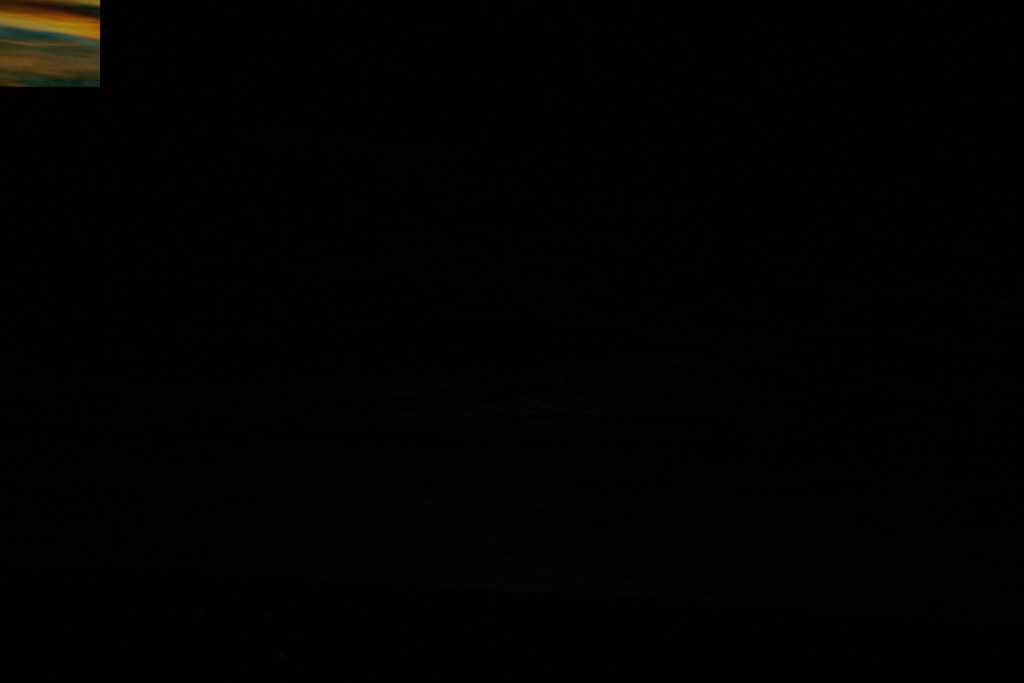
#> input picture chapter09/diff.jpg, 3072 x 2048 px, given in place of beach_sunset.png, which was not available (shown at 1/3 size)
$ python 03_resize.py
#> lines starting #> are read from the running program, lines starting #| are printed output that depends on the picture; pictures that were not available may be replaced by others from this repository, and a replacement may not be noted
# Resize images in pixels
from PIL import Image

img = Image.open('beach_sunset.png')
#> img is the input picture: PIL image 3072x2048 RGB; mean R, G, B 2.1, 1.9, 1.6
resized = img.resize((256,256))
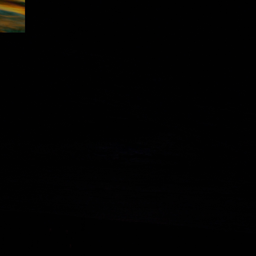
#> resized: PIL image 256x256 RGB; mean R, G, B 2.1, 1.9, 1.6
resized.save('sunset-resize.jpg', 'jpeg')

# Create thumbnail for a given image
import os, sys
from PIL import Image

size = 128, 128
infile = "beach_sunset180deg.jpg"
outfile = os.path.splitext(infile)[0] + ".thumbnail.jpg"
if infile != outfile:
    try:
        im = Image.open(infile)
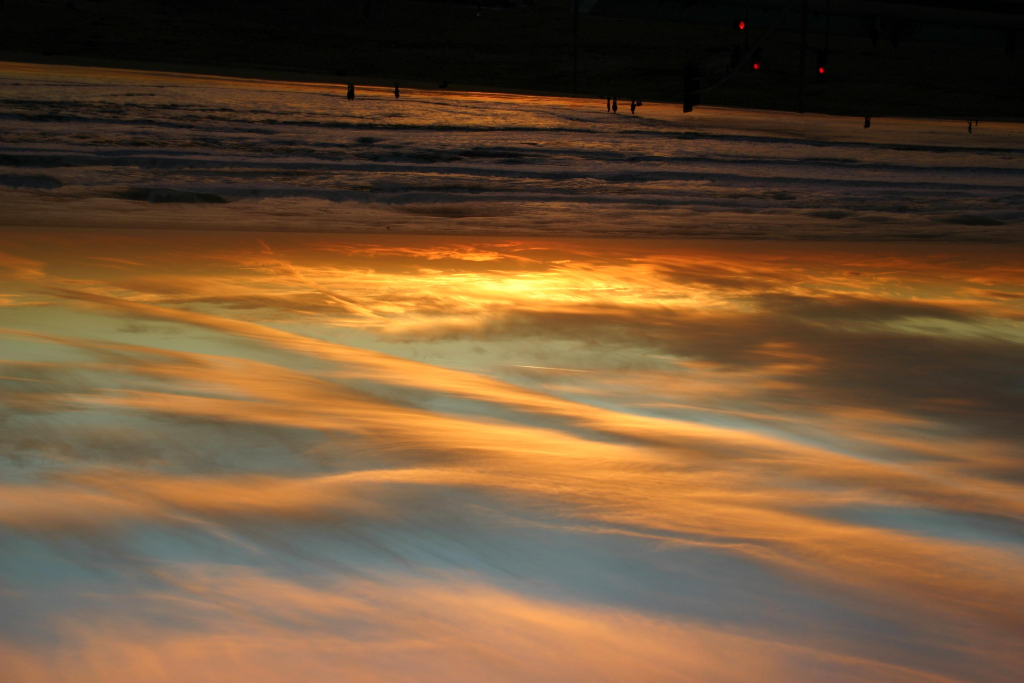
#> input picture chapter09/beach_sunset180deg.jpg, 3072 x 2048 px (shown at 1/3 size)
#> im is the input picture: PIL image 3072x2048 RGB; mean R, G, B 112.4, 83, 54
        im.thumbnail(size, Image.BICUBIC)
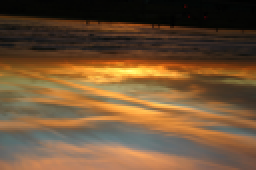
#> im: PIL image 128x85 RGB (shown 2 times larger); mean R, G, B 112.4, 83, 54
        im.save(outfile, "JPEG")
    except IOError:
        print("cannot create thumbnail for '%s'" % infile)

# Crop an image based on pixels from top, left, bottom and right
from PIL import Image

img = Image.open('beach_sunset.png')
cropImg = img.crop((965, 700, 1265, 960))
cropImg.save('sunset-crop.jpg')
